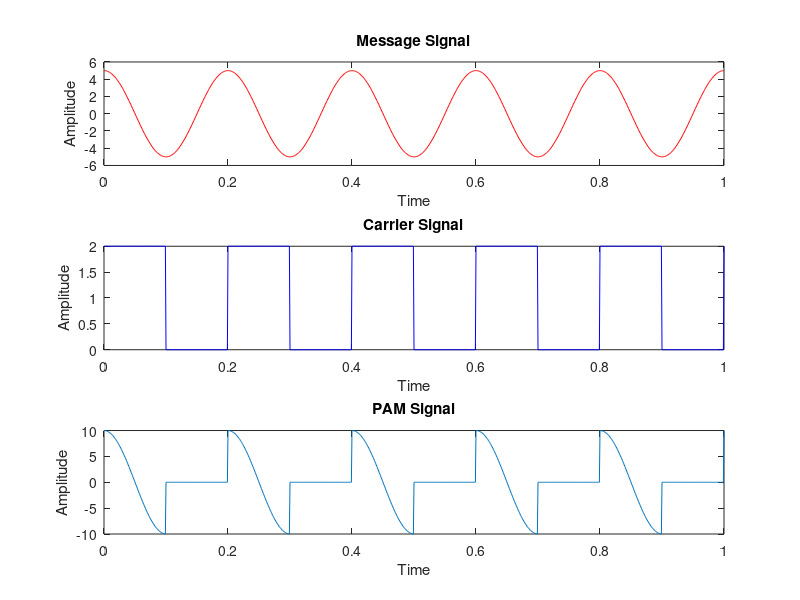

The MATLAB script that drew this image:
%Pulse Amplitude Modulation (PAM)

clc;
close all;
clear all;

am=input('Enter Amplitude of Message Signal=>');
fm=input('Enter Frequency of Message Signal=>');
fc=input('Enter Frequency of Carrier Signal=>');

t=0:0.001:1;
mt=am*cos(2*pi*fm*t);
subplot(3,1,1)
plot(t,mt,'r')
title('Message Signal')
xlabel('Time')
ylabel('Amplitude')

ct=((square(2*pi*fc*t)+1));
subplot(3,1,2)
plot(t,ct,'b')
title('Carrier Signal')
xlabel('Time')
ylabel('Amplitude')

PAM=mt.*ct;
subplot(3,1,3)
plot(t,PAM)
title('PAM Signal')
xlabel('Time')
ylabel('Amplitude')